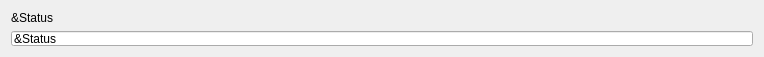
<?xml version="1.0" encoding="UTF-8"?>
<ui version="4.0">
 <class>NodeWidget</class>
 <widget class="QWidget" name="PropertWidget">
  <property name="geometry">
   <rect>
    <x>0</x>
    <y>0</y>
    <width>764</width>
    <height>57</height>
   </rect>
  </property>
  <property name="minimumSize">
   <size>
    <width>150</width>
    <height>30</height>
   </size>
  </property>
  <property name="windowTitle">
   <string>ROS Launchfile Editor GUI</string>
  </property>
  <layout class="QVBoxLayout" name="_vlayout">
     <item>
      <widget class="QLabel" name="_label_name">
       <property name="toolTip">
        <string>name</string>
       </property>
       <property name="text">
        <string>&amp;Status</string>
       </property>
      </widget>
     </item>
     <item>
      <widget class="QLineEdit" name="_lineEdit_arg">
       <property name="text">
        <string>&amp;Status</string>
       </property>
      </widget>
     </item>
  </layout>
 </widget>
 <resources/>
 <connections/>
</ui>
